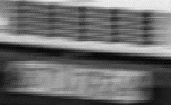
#> input picture cv/work/SrcImgs/blur3.JPG, 171 x 105 px, found by its file name
$ python topic_2.py
#> lines starting #> are read from the running program, lines starting #| are printed output that depends on the picture; after the words box and inside, x2 and y2 are one past the last pixel; in counts of white or black regions, pixels touching at a corner belong together
### cv/work/show.py
# -*- coding: utf-8 -*-


def show(* imgs):
    """
    :param imgs: 若干个np.array或者一个仅包含np.array的tuple, list, set等
    :return: None
    """

    import matplotlib.pyplot as plt

    if isinstance(imgs[0], (tuple, list, set)):
        from functools import reduce
        imgs = reduce(lambda x, y: x + y, imgs)

    rows = int(len(imgs) / 10 + 1)
    cols = len(imgs) if rows == 1 else 10

    plt.figure()
    for n in range(1, len(imgs) + 1):
        plt.subplot(rows, cols, n)
        plt.imshow(imgs[n - 1], cmap='gray')
        plt.xticks([n])
        plt.yticks([])
    plt.show()


# 打印日志
def run_log(f):
    def subf():
        print(__name__ + ':  ' + f.__name__ + '\n')
        return f()
#> in _topic1, src is the input picture: shape (105, 171); min 2, max 244, mean 108.5
    return subf


# [3 lines that do not run on import are left out]

### cv/work/topic_2.py
# -*- coding: utf-8 -*-

import cv2 as cv
import numpy as np
import imageio as imgio
import math
from numpy import fft
from os import system
from show import show, run_log


_ImgPath = {'2-1': 'SrcImgs/blur3.jpg',
            '2-2': 'SrcImgs/sadhna_53_45.bmp',
            '2-3': 'SrcImgs/telescope.bmp' }


def inverse(input, PSF, eps):
    """
     逆滤波
    :param input: np.array, image array
    :param PSF: np.array, point spread function
    :param eps: float, 平均噪声功率
    :return: np.array
    """
    input_fft = fft.fft2(input) - eps
    PSF_fft = fft.fft2(PSF)
    result = fft.ifft2(input_fft / PSF_fft) #计算F(u,v)的傅里叶反变换
    result = np.abs(fft.fftshift(result))
    return result


# 维纳滤波
def Wiener(src,  PSF, esp, K=0.01):

    src_fft = np.fft.fft2(src) - esp
    PSF_fft = np.fft.fft2(PSF)
    PSF_fft_1 = np.conj(PSF_fft) / np.abs(PSF_fft)
    dst = np.fft.fft2(src_fft * PSF_fft_1)

    return np.abs(np.fft.fftshift(dst))


def normal(arr):
    arr = np.where(arr < 0, 0, arr)
    arr = np.where(arr > 255, 255, arr)
    return arr.astype(np.int16)


def get_motion_dsf(image_size, motion_angle, motion_dis, center=(-1, -1)):
    """
    生成针对运动失焦的Point spread function
    :param image_size: tuple, size of image
    :param motion_angle: float, angle of motion
    :param motion_dis: int, distance
    :param center: reference center point
    :return: np.array
    """
    assert isinstance(center, (tuple, list, set)) and len(center) == 2
    assert isinstance(center[0], (int, float)) and isinstance(center[1], (int, float))

    PSF = np.zeros(image_size)

    if center == (-1, -1):
        x_center, y_center = (image_size[0] - 1) / 2, (image_size[1] - 1) / 2
    else:
        x_center, y_center = center

    sin_val = math.sin(motion_angle * math.pi / 180)
    cos_val = math.cos(motion_angle * math.pi / 180)

    # 将对应角度上motion_dis个点置成1
    for i in range(motion_dis):
        x_offset = round(sin_val * i)
        y_offset = round(cos_val * i)
        PSF[int(x_center - x_offset), int(y_center + y_offset)] = 1

    return PSF / PSF.sum()


def fix_image(src, angle, dis, mode=0):
    """
    修复运动失焦图像
    :param src: input image, np.array
    :param angle: motion angle, float
    :param dis: motion distance, int
    :param mode: 0, reverse(); 1, Wiener()
    :return: np.array
    """
    psf = get_motion_dsf(src.shape, angle, dis)

    if mode == 0:
        dst = inverse(src, psf, 1e-4)
        dst = normal(dst)
    else:
        dst = Wiener(src, psf, 1e-4)

    return dst


@run_log
def _topic1():

    src = cv.imread(_ImgPath['2-1'], cv.IMREAD_GRAYSCALE)
    dst = fix_image(src, 1, 23, 1)
#> in Wiener, `PSF_fft = np.fft.fft2(PSF)`:
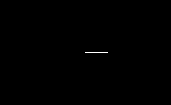
#> PSF: shape (105, 171) float64; values 0 (black) and 0.0435 (white), 0.13% white in thin lines or dots, all inside (x1, y1, x2, y2) = (85, 52, 108, 53)
#> in Wiener, `return np.abs(np.fft.fftshift(dst))`:
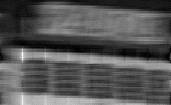
#> returned value: shape (105, 171) float64; min 6080.7, max 5740997.1, mean 1950446.8; drawn with min black and max white

    #cv.imwrite('DstImgs/' + _ImgPath['2-1'].split('/')[1], dst)
    imgio.imwrite('DstImgs/' + _ImgPath['2-1'].split('/')[1], dst)
    show(src, dst)


@run_log
def _topic2():

    src = cv.imread(_ImgPath['2-2'], cv.IMREAD_GRAYSCALE)
    dst = fix_image(src, 54, 46)

    rows, cols = src.shape
    # 傅里叶变换
    f = np.fft.fft2(dst)
    fshift = np.fft.fftshift(f)
    fimg = np.log(np.abs(fshift))

    imgio.imwrite('DstImgs/' + 'fft' + _ImgPath['2-3'].split('/')[1], fimg)
    fftimg = cv.imread('DstImgs/' + 'fft' + _ImgPath['2-3'].split('/')[1], 0)
    # 构造滤波器（类似陷阱滤波器，过滤一些高频点）
    mask = cv.threshold(fftimg, 155, 255, cv.THRESH_BINARY_INV)[1]
    cv.circle(mask, (int(cols / 2), int(rows / 2)), 15, (255, 255, 255), -1)
    # 傅里叶反变换
    ishift = np.fft.ifftshift(fshift * mask)
    iimg = np.fft.ifft2(ishift)
    dst = np.abs(iimg)

    imgio.imwrite('DstImgs/' + _ImgPath['2-2'].split('/')[1], dst)
    show(src, dst)


@run_log
def _topic3():

    src = cv.imread(_ImgPath['2-3'], cv.IMREAD_GRAYSCALE)
    dst = fix_image(src, 42, 19, 0)

    rows, cols = src.shape

    f = np.fft.fft2(dst)
    fshift = np.fft.fftshift(f)
    fimg = np.log(np.abs(fshift))

    imgio.imwrite('DstImgs/' + 'fft' + _ImgPath['2-3'].split('/')[1], fimg)
    fftimg = cv.imread('DstImgs/' + 'fft' + _ImgPath['2-3'].split('/')[1], 0)

    mask = cv.threshold(fftimg, 175, 255, cv.THRESH_BINARY_INV)[1]

    cv.circle(mask, (int(cols / 2), int(rows / 2)), 14, (255, 255, 255), -1)
    #show(fimg, mask)

    ishift = np.fft.ifftshift(fshift * mask)
    iimg = np.fft.ifft2(ishift)
    dst = np.abs(iimg)

    imgio.imwrite('DstImgs/' + _ImgPath['2-3'].split('/')[1], dst)

    show(src, dst)


def main():
    _topic1()
    _topic2()
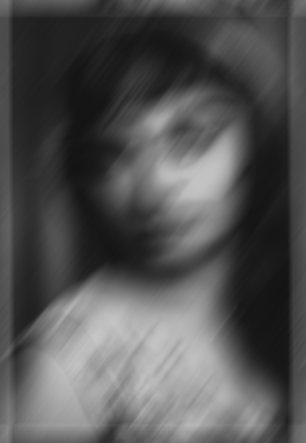
#> input picture cv/work/SrcImgs/sadhna_53_45.bmp, 306 x 443 px
#> in _topic2, src is the input picture: shape (443, 306); min 19, max 199, mean 83.4
#> in inverse, `PSF_fft = fft.fft2(PSF)`:
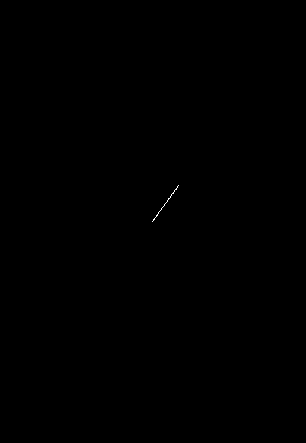
#> PSF: shape (443, 306) float64; values 0 (black) and 0.0238 (white), 0.03% white in thin lines or dots, all inside (x1, y1, x2, y2) = (152, 185, 179, 222)
#> in inverse, `result = np.abs(fft.fftshift(result))`:
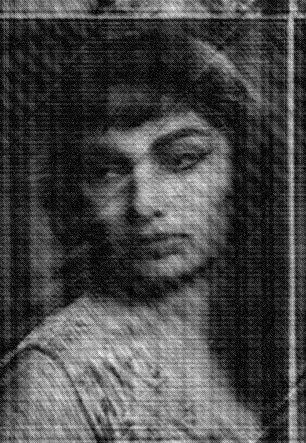
#> result: shape (443, 306) float64; min 9.03e-05, max 303.9, mean 85.2; drawn with min black and max white
#> in normal, `arr = np.where(arr > 255, 255, arr)`:
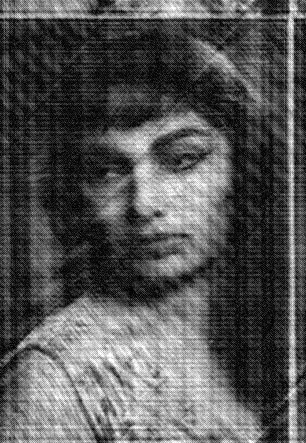
#> arr: shape (443, 306) float64; min 9.03e-05, max 255, mean 85.2
#> in _topic2, `fimg = np.log(np.abs(fshift))`:
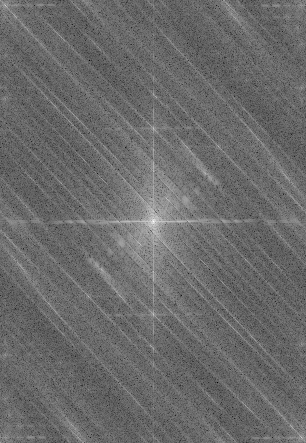
#> fimg: shape (443, 306) float64; min 1.98, max 16.26, mean 7.97; drawn with min black and max white
    _topic3()


if __name__ == '__main__':
#> (the run stopped early here; a loop or call above may not have finished)
